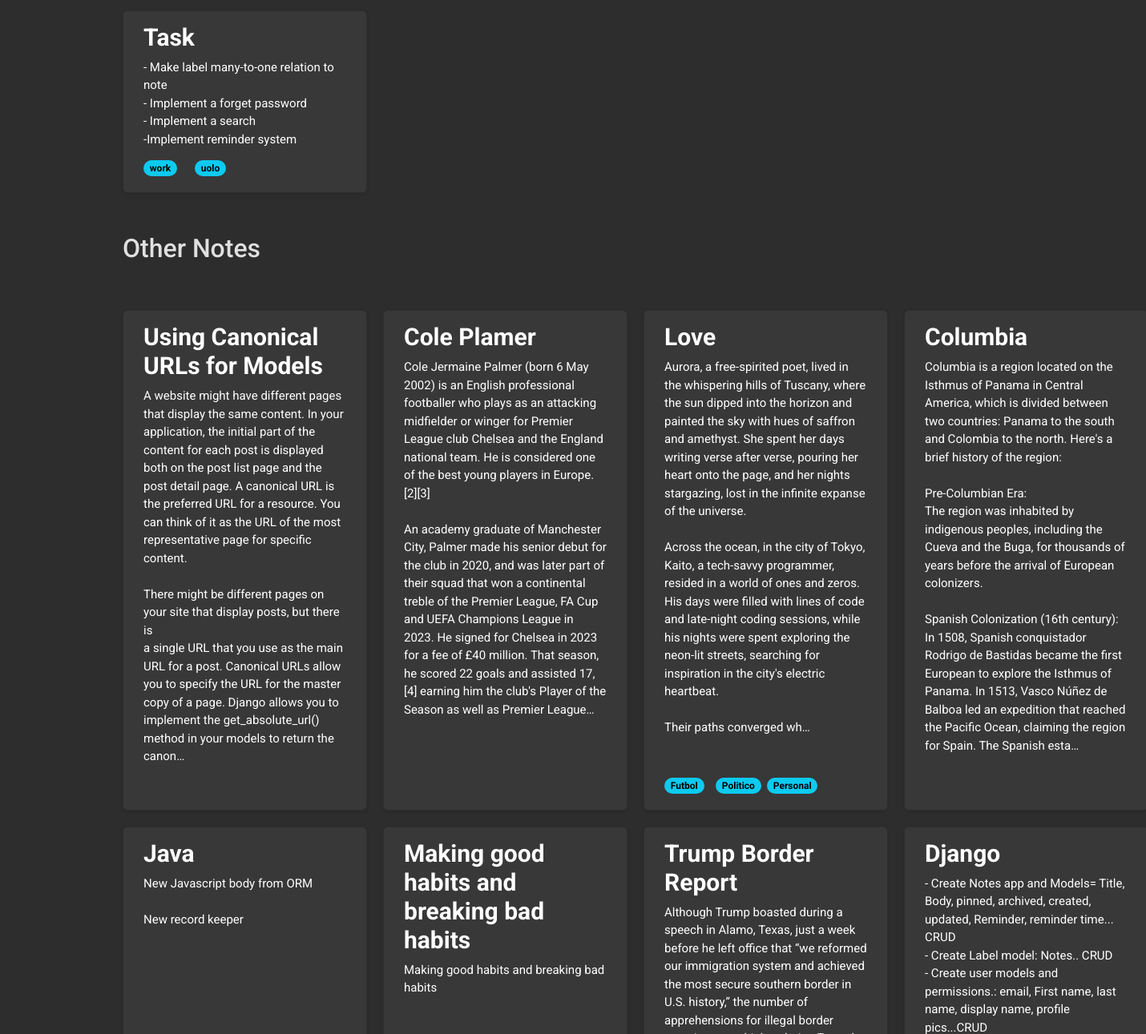
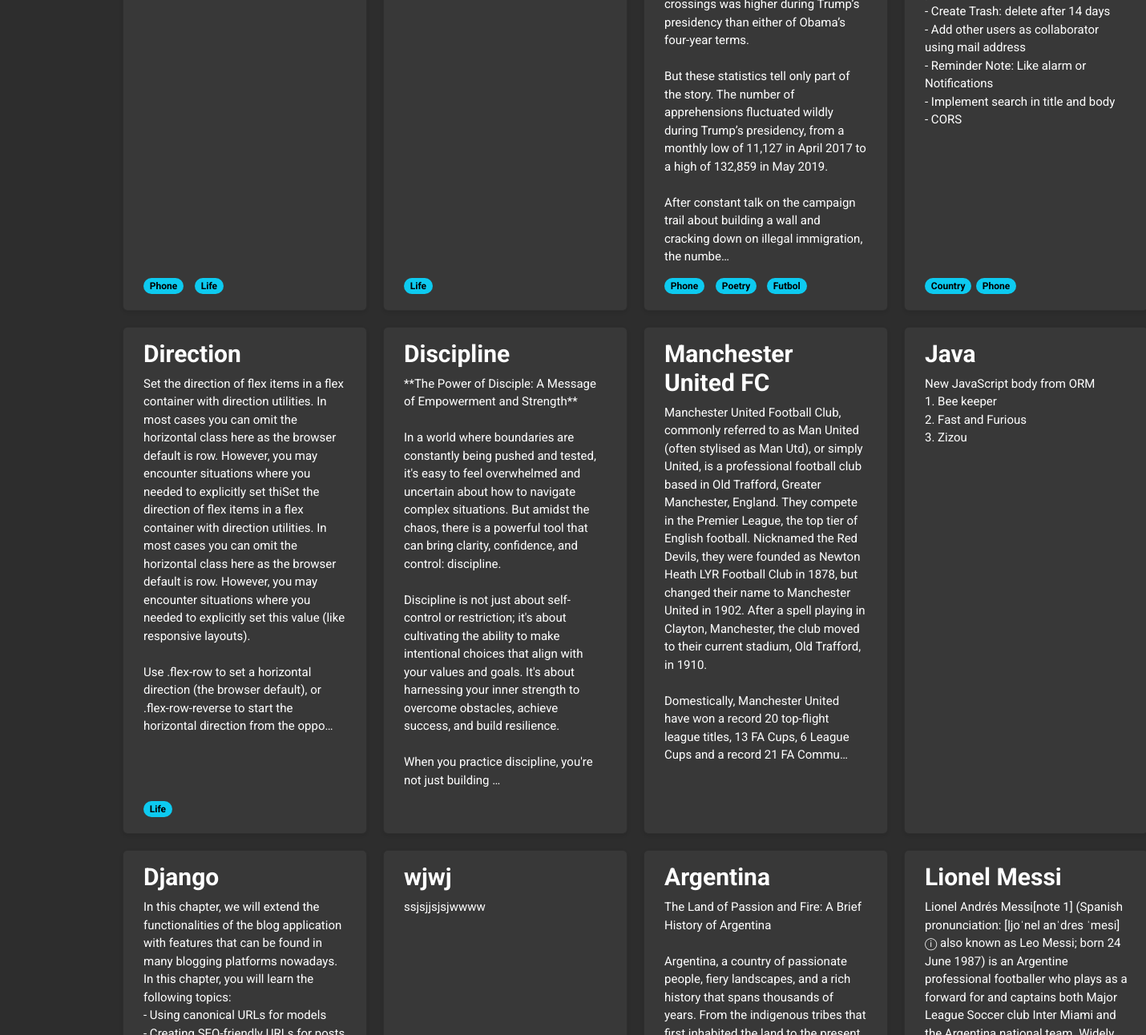
/notes/ (signed in, middle part), run on an earlier commit of the app's database (2 pictures, top to bottom).
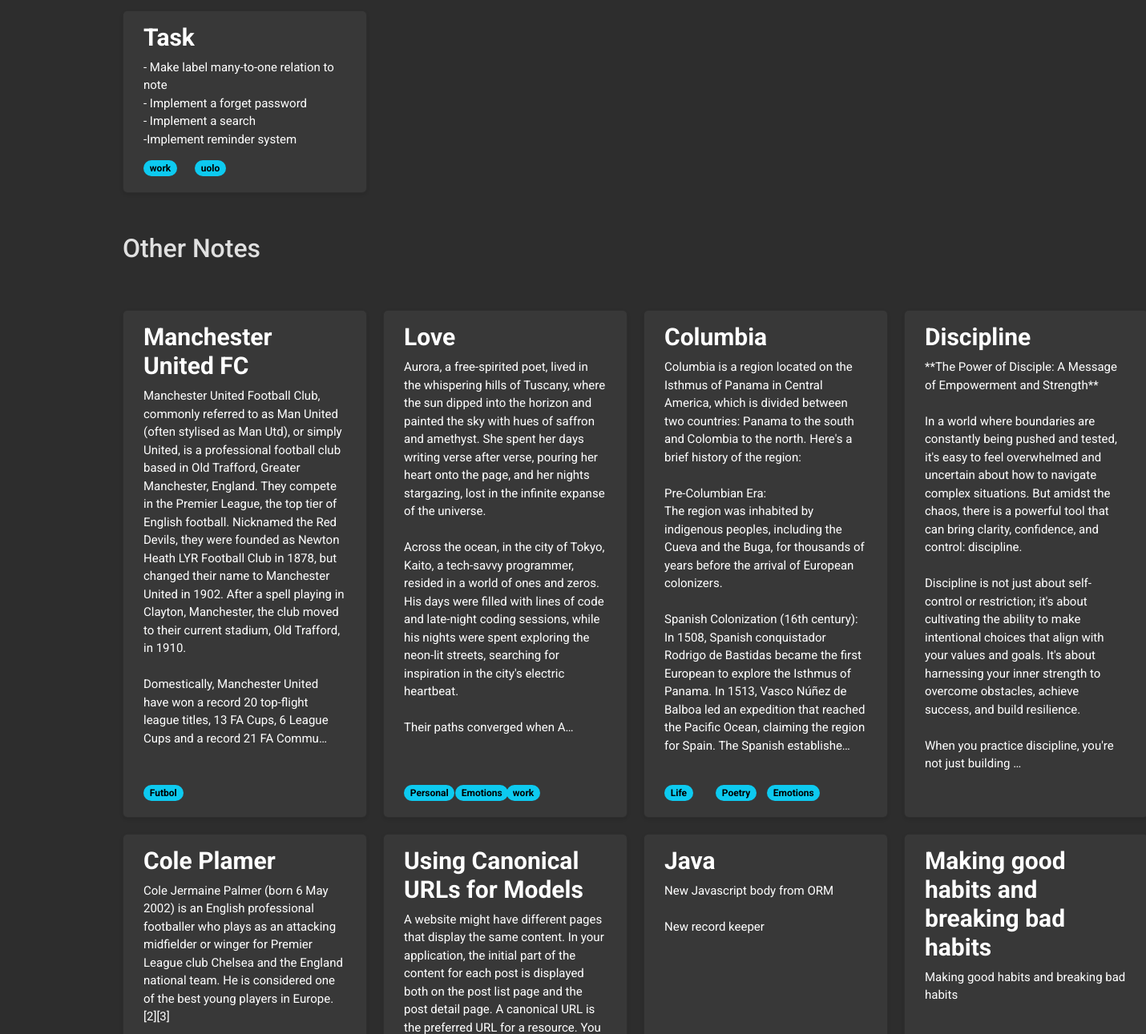
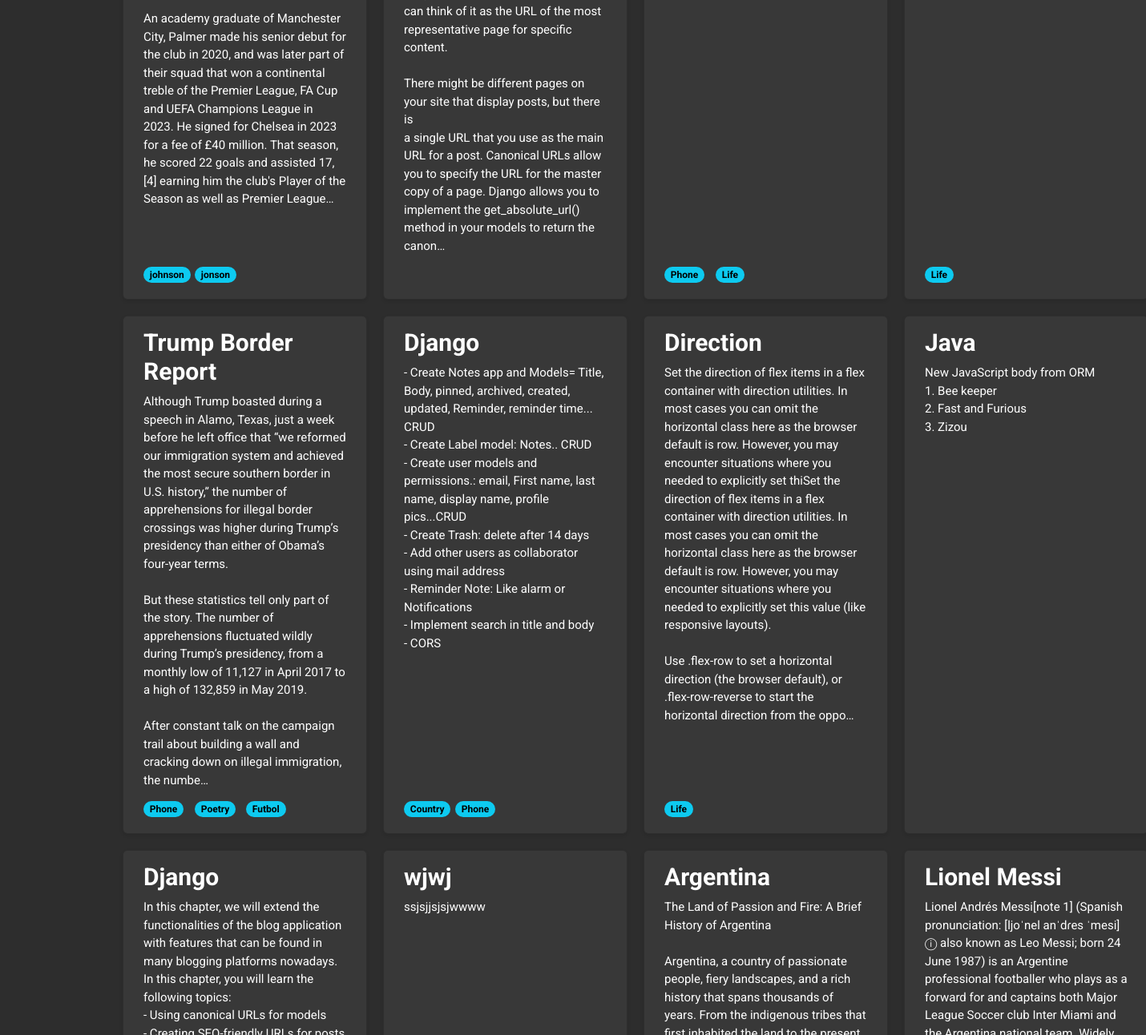
And on a later commit of the database (2 pictures, top to bottom).
### notes/models.py (models this page shows, shortened)
class Note(models.Model):
    user= models.ForeignKey(CustomUser,on_delete=models.CASCADE, related_name='notes')
    title= models.CharField(max_length=100, null=False)
    body= models.TextField()
    label= models.ManyToManyField(Label, related_name="labels", blank=True)
    archived= models.BooleanField(default=False)
    pinned= models.BooleanField(default= False)
    created = models.DateTimeField(auto_now_add= True)
    updated= models.DateTimeField(auto_now=True)
    trashed = models.BooleanField(default=False)
    trashed_at= models.DateTimeField(null=True, blank=True)
    class Meta:
        ordering= ['-updated']
        indexes= [
            models.Index(fields=["-updated"])
        ]
        verbose_name = "Note"
        verbose_name_plural= "Notes"

class Label(models.Model):
    user = models.ForeignKey(CustomUser, on_delete=models.CASCADE, related_name='labels', default=None)
    name = models.CharField(max_length=50, null=False)
    class Meta:
        verbose_name = "Label"
        verbose_name_plural= "Labels"

### notes/views.py (the view)
# urls.py: path('', notes_list, name='note_list'),
@login_required
def notes_list(request):
    user = request.user
    form = NoteForm()
    pinned_notes = Note.objects.filter(user=user, pinned=True, archived=False, trashed= False)
    other_notes = Note.objects.filter(user=user, pinned=False, archived=False,  trashed= False)
    return render(request,
                  'notes/note/list.html',
                  {'pinned_notes': pinned_notes,
                   'other_notes': other_notes,
                   'form': form})

### notes/context_processors.py (called while the page is built)
def labels_processor(request):
    if request.user.is_authenticated:
        labels = Label.objects.filter(user=request.user)
    else:
        labels = Label.objects.none()
    return {
        'labels': labels,
    }

### notes/templates/notes/note/list.html (shortened to what this page needs)
{% extends "notes/base.html" %}
{% block content %}
{% load static %}
<div class="card-container">
    {% for pinned_note in pinned_notes %}
    <div class="card" data-note-id="{{ pinned_note.id }}">
        <a href="#" class="note-link" data-note-id="{{ pinned_note.id }}">
            <h5 class="card-title">{{ pinned_note.title }}</h5>
            <p class="card-text">{{ pinned_note.body|truncatechars:650 }}</p>
        </a>
        <div class="row">
            {% for label in pinned_note.label.all|slice:":4" %}
            <div class="col-auto me-5" style="margin-right: 2.5rem !important;">
                <span class="badge rounded-pill text-bg-info" style="min-width: fit-content;">{{ label.name }}</span>
            </div>
            {% endfor %}
        </div>
    </div>
    {% endfor %}
</div>
<p class="text-capitalize" style="font-weight: bold; font-size: larger;" id="noteArea">OTHER NOTES</p>
<div class="card-container">
{% for other_note in other_notes %}
<div class="card" data-note-id="{{ other_note.id }}">
    <a href="#" class="note-link" data-note-id="{{ other_note.id }}">
        <h5 class="card-title">{{ other_note.title }}</h5>
        <p class="card-text">{{ other_note.body|truncatechars:650 }}</p>
    </a>
    <div class="row">
        {% for label in other_note.label.all|slice:":4" %}
        <div class="col-auto me-5" style="margin-right: 2.5rem !important;">
            <span class="badge rounded-pill text-bg-info" style="min-width: fit-content;">{{ label.name }}</span>
        </div>
        {% endfor %}
    </div>
</div>
{% endfor %}
</div>
{% endblock %}

### notes/templates/notes/base.html (shortened to what this page needs)
{% load static %}
<!DOCTYPE html>
<html lang="en">
<head>
  <link href="{% static 'css/notes.css' %}" rel="stylesheet">
  <link rel="stylesheet" href="https://cdnjs.cloudflare.com/ajax/libs/font-awesome/5.15.3/css/all.min.css">
  <link href="https://cdn.jsdelivr.net/npm/bootstrap@5.3.3/dist/css/bootstrap.min.css" rel="stylesheet"
>
  <link rel="stylesheet" href="https://cdn.jsdelivr.net/npm/bootstrap-icons@1.11.3/font/bootstrap-icons.min.css">
</head>
<body>
  <div class="content">
    {% block content %}
    {% endblock %}
  </div>
</body>
</html>

### notes/static/css/notes.css (style rules this page uses)
:root { --bg-color: #2d2d2d; --text-color: #e0e0e0; --secondary-text-color: #b0b0b0; --card-bg-color: #383838; }
html, body { background-color: #2d2d2d !important; color: #e0e0e0 !important; font-family: 'Roboto', sans-serif; }
.content { margin-top: 3%; background-color: #2d2d2d !important; margin-left: 10%; }
.card-container { display: grid; grid-template-columns: repeat(auto-fill, minmax(250px, 1fr)); gap: 20px; padding: 10px; font-family: 'Roboto', Arial, sans-serif; width: 1300px; margin-top: 30px; margin-bottom: 30px; background-color: #2d2d2d !important; border-color: #444 !important; text-align: justify; }
.card { border-radius: 8px; padding: 15px 25px; box-shadow: 0 2px 4px rgba(0,0,0,0.1); background-color: #383838 !important; position: relative; padding-bottom: 20px; }
.card-title { font-size: 30px; font-weight: bold; margin-bottom: 15px; color: white !important; text-align: left; padding: 0 ; }
.card-text { font-size: 15px; color: white; text-align: left; padding: 0 0 35px; line-height: 1.5; white-space: pre-wrap; word-wrap: break-word; }
.note-link { text-decoration: none; color: inherit; }
.text-capitalize { font-family: 'Roboto', Arial, sans-serif; font-size: 18px; margin: 0; font-weight: normal; padding: 10px; }
.badge { display: inline-block; position: absolute; bottom: 20px; }

What changed in the data, as far as the page shows it:
changed Note "Manchester United FC": gains Label (name "Futbol"); moves up the list
changed Note "Love": loses Label (name "Politico"); gains Label (name "Emotions"); body "…heartbeat. Their paths converged wh…" → "…heartbeat. Their paths converged when A…"; gains Label (name "work"); loses Label (name "Futbol")
changed Note "Columbia": gains Label (name "Emotions"); body "…for Spain. The Spanish esta…" → "…for Spain. The Spanish establishe…"; gains Label (name "Life"); gains Label (name "Poetry")
changed Note "Discipline": moves up the list
changed Note "Cole Plamer": gains Label (name "johnson"); gains Label (name "jonson"); moves down the list
shown differently, row unchanged: Note "Using Canonical URLs for Models": moves down the list
